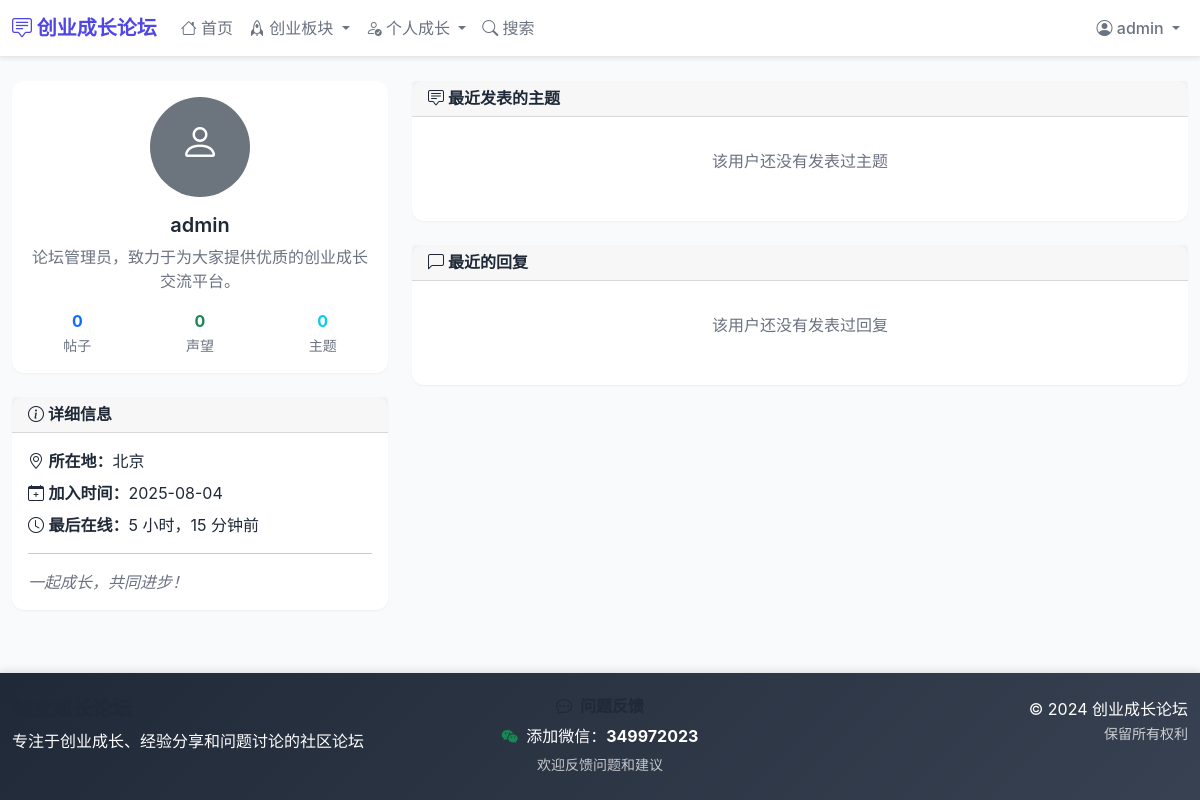
The app's page /user/admin/ (signed in) with its own data.
### forum/models.py (models this page shows, shortened)
class UserProfile(models.Model):
    user = models.OneToOneField(User, on_delete=models.CASCADE, related_name='profile', verbose_name='用户')
    bio = models.TextField('个人简介', blank=True, max_length=500)
    location = models.CharField('所在地', max_length=100, blank=True)
    website = models.URLField('个人网站', blank=True)
    wechat = models.CharField('微信号', max_length=50, blank=True)
    avatar = models.ImageField('头像', upload_to='avatars/', blank=True)
    signature = models.TextField('个性签名', blank=True, max_length=200)
    post_count = models.PositiveIntegerField('发帖数', default=0)
    reputation = models.IntegerField('声望', default=0)
    last_seen = models.DateTimeField('最后在线', default=timezone.now)
    class Meta:
        verbose_name = '用户资料'
        verbose_name_plural = '用户资料'

### forum/views.py (the view)
# urls.py: path('user/<str:username>/', views.user_profile, name='user_profile'),
def user_profile(request, username):
    user = get_object_or_404(User, username=username)
    profile, created = UserProfile.objects.get_or_create(user=user)
    recent_topics = Topic.objects.filter(author=user, is_active=True)[:5]
    recent_posts = Post.objects.filter(author=user, is_active=True)[:10]
    context = {
        'profile_user': user,
        'profile': profile,
        'recent_topics': recent_topics,
        'recent_posts': recent_posts,
    }
    return render(request, 'forum/user_profile.html', context)

### templates/forum/user_profile.html (shortened to what this page needs)
{% extends 'base.html' %}
{% block content %}
<div class="row">
    <div class="col-md-4">
        <div class="card mb-4">
            <div class="card-body text-center">
                {% if profile.avatar %}
                    <img src="{{ profile.avatar.url }}" class="rounded-circle mb-3" width="100" height="100" alt="头像">
                {% else %}
                    <div class="bg-secondary rounded-circle mx-auto mb-3 d-flex align-items-center justify-content-center" style="width: 100px; height: 100px;">
                        <i class="bi bi-person h1 text-white"></i>
                    </div>
                {% endif %}
                <h5 class="card-title">{{ profile_user.username }}</h5>
                {% if profile.bio %}
                    <p class="text-muted">{{ profile.bio }}</p>
                {% endif %}
                <div class="row text-center mt-3">
                    <div class="col-4">
                        <strong class="text-primary">{{ profile.post_count }}</strong>
                        <br><small class="text-muted">帖子</small>
                    </div>
                    <div class="col-4">
                        <strong class="text-success">{{ profile.reputation }}</strong>
                        <br><small class="text-muted">声望</small>
                    </div>
                    <div class="col-4">
                        <strong class="text-info">{{ recent_topics|length }}</strong>
                        <br><small class="text-muted">主题</small>
                    </div>
                </div>
            </div>
        </div>
        <div class="card">
            <div class="card-header">
                <h6 class="mb-0">
                    <i class="bi bi-info-circle"></i> 详细信息
                </h6>
            </div>
            <div class="card-body">
                {% if profile.location %}
                    <p class="mb-2">
                        <i class="bi bi-geo-alt"></i> <strong>所在地：</strong>{{ profile.location }}
                    </p>
                {% endif %}
                <p class="mb-2">
                    <i class="bi bi-calendar-plus"></i> <strong>加入时间：</strong>{{ profile_user.date_joined|date:"Y-m-d" }}
                </p>
                <p class="mb-0">
                    <i class="bi bi-clock"></i> <strong>最后在线：</strong>{{ profile.last_seen|timesince }}前
                </p>
                {% if profile.signature %}
                    <hr>
                    <p class="mb-0 fst-italic text-muted">{{ profile.signature }}</p>
                {% endif %}
            </div>
        </div>
    </div>
    <div class="col-md-8">
        <div class="card mb-4">
            <div class="card-header">
                <h6 class="mb-0">
                    <i class="bi bi-chat-square-text"></i> 最近发表的主题
                </h6>
            </div>
            <div class="card-body">
                {% if recent_topics %}
                    {% for topic in recent_topics %}
                        <div class="topic-item p-2 border-bottom">
                            <h6 class="mb-1">
                                <a href="{% url 'forum:topic_detail' topic.slug %}" class="text-decoration-none">
                                    {{ topic.title }}
                                </a>
                            </h6>
                            <small class="text-muted">
                                <span class="badge bg-primary">{{ topic.get_topic_type_display }}</span>
                                <span class="badge bg-outline-secondary">{{ topic.category.name }}</span>
                                <i class="bi bi-clock ms-2"></i> {{ topic.created_at|timesince }}前
                                <i class="bi bi-eye ms-2"></i> {{ topic.views }} 次浏览
                            </small>
                        </div>
                    {% endfor %}
                {% else %}
                    <p class="text-muted text-center py-3">该用户还没有发表过主题</p>
                {% endif %}
            </div>
        </div>
        <div class="card">
            <div class="card-header">
                <h6 class="mb-0">
                    <i class="bi bi-chat-left"></i> 最近的回复
                </h6>
            </div>
            <div class="card-body">
                {% if recent_posts %}
                    {% for post in recent_posts %}
                        <div class="post-item p-2 border-bottom">
                            <h6 class="mb-1">
                                <a href="{{ post.get_absolute_url }}" class="text-decoration-none">
                                    回复：{{ post.topic.title }}
                                </a>
                            </h6>
                            <p class="text-muted mb-1">{{ post.content|truncatewords:20 }}</p>
                            <small class="text-muted">
                                <span class="badge bg-outline-secondary">{{ post.topic.category.name }}</span>
                                <i class="bi bi-clock ms-2"></i> {{ post.created_at|timesince }}前
                            </small>
                        </div>
                    {% endfor %}
                {% else %}
                    <p class="text-muted text-center py-3">该用户还没有发表过回复</p>
                {% endif %}
            </div>
        </div>
    </div>
</div>
{% endblock %}

### templates/base.html (shortened to what this page needs)
<!DOCTYPE html>
<html lang="zh-CN">
<head>
    <link href="https://cdn.jsdelivr.net/npm/bootstrap@5.1.3/dist/css/bootstrap.min.css" rel="stylesheet">
    <link href="https://cdn.jsdelivr.net/npm/bootstrap-icons@1.7.2/font/bootstrap-icons.css" rel="stylesheet">
</head>
<body>
    <nav class="navbar navbar-expand-lg navbar-light bg-light shadow-sm">
        <div class="container">
            <a class="navbar-brand" href="{% url 'forum:index' %}">
                <i class="bi bi-chat-square-text"></i> 创业成长论坛
            </a>
            <div class="collapse navbar-collapse" id="navbarNav">
                <ul class="navbar-nav me-auto">
                    <li class="nav-item">
                        <a class="nav-link" href="{% url 'forum:index' %}">
                            <i class="bi bi-house"></i> 首页
                        </a>
                    </li>
                    <li class="nav-item dropdown">
                        <a class="nav-link dropdown-toggle" href="#" id="startupDropdown" role="button" data-bs-toggle="dropdown">
                            <i class="bi bi-rocket"></i> 创业板块
                        </a>
                    </li>
                    <li class="nav-item dropdown">
                        <a class="nav-link dropdown-toggle" href="#" id="growthDropdown" role="button" data-bs-toggle="dropdown">
                            <i class="bi bi-person-check"></i> 个人成长
                        </a>
                    </li>
                    <li class="nav-item">
                        <a class="nav-link" href="{% url 'forum:search' %}">
                            <i class="bi bi-search"></i> 搜索
                        </a>
                    </li>
                </ul>
                <ul class="navbar-nav">
                    {% if user.is_authenticated %}
                        <li class="nav-item dropdown">
                            <a class="nav-link dropdown-toggle" href="#" id="navbarDropdown" role="button" data-bs-toggle="dropdown">
                                <i class="bi bi-person-circle"></i> {{ user.username }}
                            </a>
                        </li>
                    {% endif %}
                </ul>
            </div>
        </div>
    </nav>
    <main class="container my-4" style="flex: 1;">
        {% block content %}
        {% endblock %}
    </main>
    <footer class="footer py-4">
        <div class="container">
            <div class="row">
                <div class="col-md-4">
                    <h5>创业成长论坛</h5>
                    <p class="mb-0">专注于创业成长、经验分享和问题讨论的社区论坛</p>
                </div>
                <div class="col-md-4 text-center">
                    <h6 class="mb-2">
                        <i class="bi bi-chat-dots me-1"></i>
                    </h6>
                    <p class="mb-1">
                        <i class="bi bi-wechat text-success me-1"></i>
                        添加微信：<strong>349972023</strong>
                    </p>
                    <small class="text-light opacity-75">欢迎反馈问题和建议</small>
                </div>
                <div class="col-md-4 text-md-end">
                    <p class="mb-0">© 2024 创业成长论坛</p>
                    <small class="opacity-75">保留所有权利</small>
                </div>
            </div>
        </div>
    </footer>
</body>
</html>

### templates/base.html (style rules this page uses)
:root { --primary-color: #4f46e5; --secondary-color: #10b981; --accent-color: #f59e0b; --text-primary: #1f2937; --text-secondary: #6b7280; --bg-light: #f9fafb; --border-light: #e5e7eb; --shadow-sm: 0 1px 2px 0 rgba(0, 0, 0, 0.05); --shadow-md: 0 4px 6px -1px rgba(0, 0, 0, 0.1); --shadow-lg: 0 10px 15px -3px rgba(0, 0, 0, 0.1); }
html, body { height: 100%; }
body { font-family: 'Inter', -apple-system, BlinkMacSystemFont, sans-serif; background-color: var(--bg-light); color: var(--text-primary); display: flex; flex-direction: column; }
.navbar { background: white !important; border-bottom: 1px solid var(--border-light); box-shadow: var(--shadow-sm); }
.navbar-brand { font-weight: 700; color: var(--primary-color) !important; font-size: 1.25rem; }
.nav-link { color: var(--text-secondary) !important; font-weight: 500; transition: color 0.2s ease; }
.card { border: none; box-shadow: var(--shadow-sm); border-radius: 12px; transition: all 0.2s ease; }
.text-muted { color: var(--text-secondary) !important; }
.dropdown { position: relative; z-index: 1000; }
.footer { background: linear-gradient(135deg, var(--text-primary) 0%, #374151 100%); color: white; margin-top: auto; padding: 2rem 0; border-top: 1px solid var(--border-light); box-shadow: 0 -2px 8px rgba(0, 0, 0, 0.1); }
.container { max-width: 1200px; }
h1, h2, h3, h4, h5, h6 { color: var(--text-primary); font-weight: 600; }

### records on screen
UserProfile: bio "论坛管理员，致力于为大家提供优质的创业成长交流平台。", post_count "0", reputation "0", location "北京", last_seen "5 小时，15 分钟", signature "一起成长，共同进步！"

### other values on screen
{{ user.username }} "admin"
{{ profile_user.username }} "admin"
{{ recent_topics|length }} "0"
{{ profile_user.date_joined|date:"Y-m-d" }} "2025-08-04"
